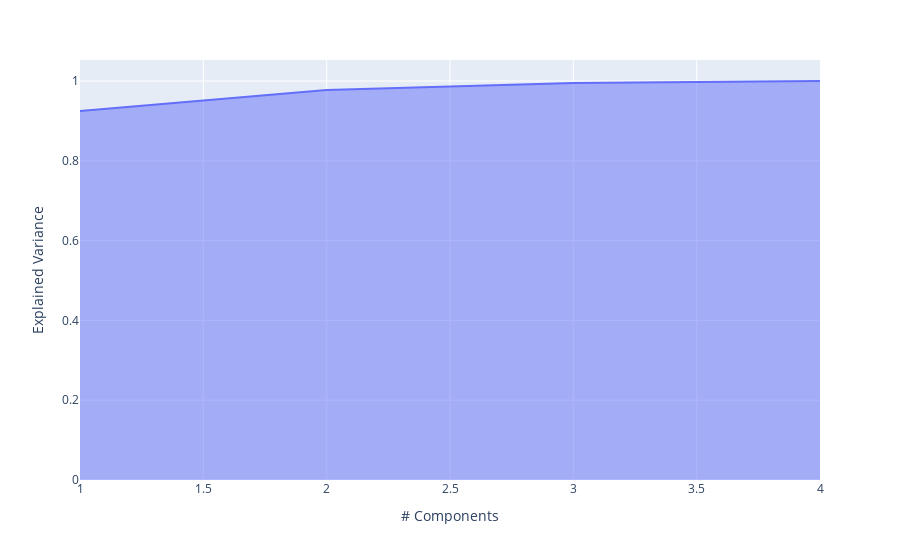

Here is the notebook cell this chart was saved with:
### Code cell
import numpy as np
exp_var_cumul = np.cumsum(pca.explained_variance_ratio_)

px.area(
    x = range(1, exp_var_cumul.shape[0] + 1),
    y = exp_var_cumul,
    
    labels = {"x": "# Components", "y": "Explained Variance"}
)

### Figure 1 — Plotly figure (JSON) as saved in the notebook; plotly's stock layout.template omitted (floating-point values rounded to 4 significant figures)
{"data": [{"fillpattern": {"shape": ""}, "hovertemplate": "# Components=%{x}<br>Explained Variance=%{y}<extra></extra>", "legendgroup": "", "line": {"color": "#636efa"}, "marker": {"symbol": "circle"}, "mode": "lines", "name": "", "orientation": "v", "showlegend": false, "stackgroup": "1", "type": "scatter", "x": [1, 2, 3, 4], "xaxis": "x", "y": [0.9246, 0.9776, 0.9948, 1], "yaxis": "y"}], "layout": {"legend": {"tracegroupgap": 0}, "margin": {"t": 60}, "xaxis": {"anchor": "y", "domain": [0, 1], "title": {"text": "# Components"}}, "yaxis": {"anchor": "x", "domain": [0, 1], "title": {"text": "Explained Variance"}}}}
